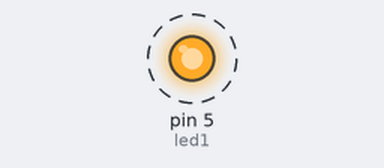
This sketch was run on a simulated Arduino Uno, built with avr-gcc and run on an emulated ATmega328P. On the bench: output pins drawn as LEDs (lit = HIGH). Dashed ring = blinking.

Above: at 0.15 s.
Timing chart, 0 to 3.0 s (numbered marks = the images above):
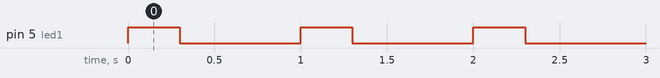

The sketch:

sketch_oct05a.ino
```cpp
/*
  Blinking LED

  Turn on LED for 300 milli-seconds and turn of for 700 milli-seconds.

   The circuit:
  - RED LED attached from digital pin 5 to ground.

  by Ganesh Butcha
*/


int led1=5;               // assign digital pin 5 to a variable
int onTime=300;
int offTime=700;

void setup() {
  // put your setup code here, to run once:
  pinMode(led1, OUTPUT);    // initialize digital pin as an output
}

void loop() {
  // put your main code here, to run repeatedly:
  digitalWrite(led1, HIGH);   // turn the LED on (HIGH is the voltage level)
  delay(onTime);
  digitalWrite(led1, LOW);    // turn the LED off (LOW is the voltage level)
  delay(offTime);
}
```

Measured:
- by itself, pin 5 (led1): alternates HIGH for 0.30 s and LOW for 0.70 s
